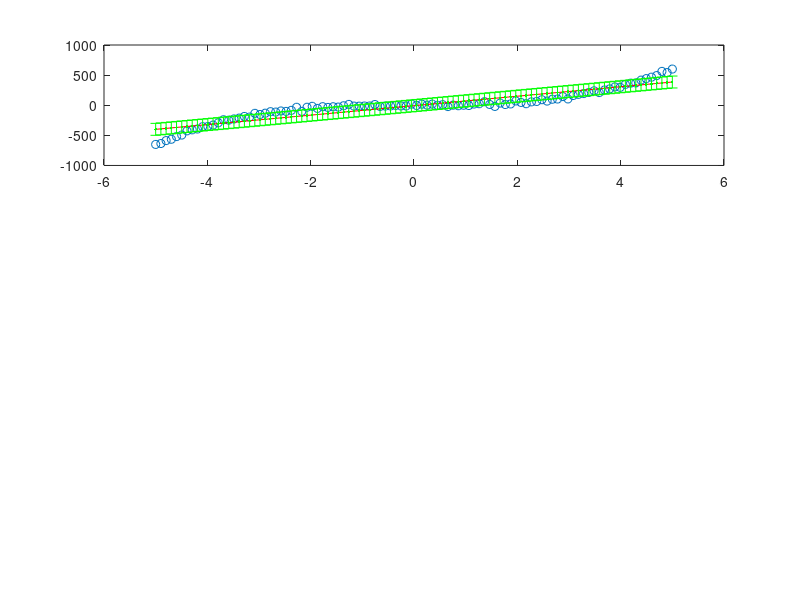

The MATLAB script that drew this image: (Note: this script raises an error after producing the figure.)
% Number of data points
N = 100;

% Generate N values of x uniformly distributed between -5 and 5
x = linspace(-5, 5, N)';

% Generate random noise with N(0, 300) distribution
n = normrnd(0, sqrt(300), size(x));

% Generate data based on the given equation: t = 5*x^3 - x^2 + x + n
t = 5 * x.^3 - x.^2 + x + n;

% Fit linear model
linear_coefficients = polyfit(x, t, 1);
linear_model = polyval(linear_coefficients, x);

% Fit cubic model
cubic_coefficients = polyfit(x, t, 3);
cubic_model = polyval(cubic_coefficients, x);

% Fit sixth-order model
sixth_order_coefficients = polyfit(x, t, 6);
sixth_order_model = polyval(sixth_order_coefficients, x);

% Calculate predictive error bars for all models
linear_error = sqrt(sum((t - linear_model).^2) / (N - 2));
cubic_error = sqrt(sum((t - cubic_model).^2) / (N - 4));
sixth_order_error = sqrt(sum((t - sixth_order_model).^2) / (N - 7));

% Plot the original data and the fitted models
figure;

% Plot for Linear Model Fitting
subplot(3, 1, 1);
plot(x, t, 'o'); % Plot original data points
hold on;
plot(x, linear_model, 'r-'); % Plot linear model
hold on;
errorbar(x, linear_model, linear_error, 'g.', 'LineStyle', 'none'); % Plot error bars
hold off;
title('Linear Model Fitting');
xlabel('x');
ylabel('t');
legend('Data', 'Linear model', 'Location', 'best');

% Plot for Cubic Model Fitting
subplot(3, 1, 2);
plot(x, t, 'o'); % Plot original data points
hold on;
plot(x, cubic_model, 'k-'); % Plot cubic model
errorbar(x, cubic_model, cubic_error, 'r.', 'LineStyle', 'none'); % Plot error bars
hold off;
title('Cubic Model Fitting');
xlabel('x');
ylabel('t');
legend('Data', 'Cubic model', 'Location', 'best');

% Plot for Sixth-Order Model Fitting
subplot(3, 1, 3);
plot(x, t, 'o'); % Plot original data points
hold on;
plot(x, sixth_order_model, 'm-'); % Plot sixth-order model
errorbar(x, sixth_order_model, sixth_order_error, 'm.', 'LineStyle', 'none'); % Plot error bars
hold off;
title('Sixth-Order Model Fitting');
xlabel('x');
ylabel('t');
legend('Data', 'Sixth order model', 'Location', 'best');
